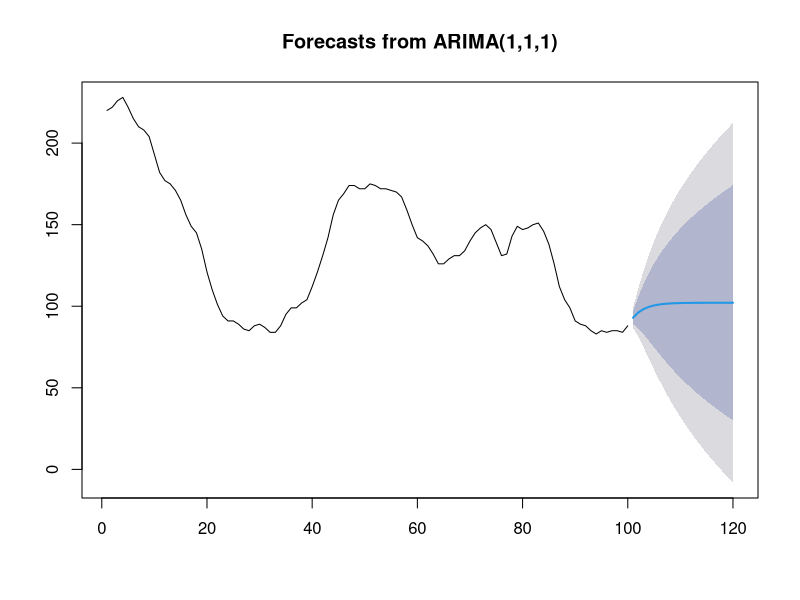
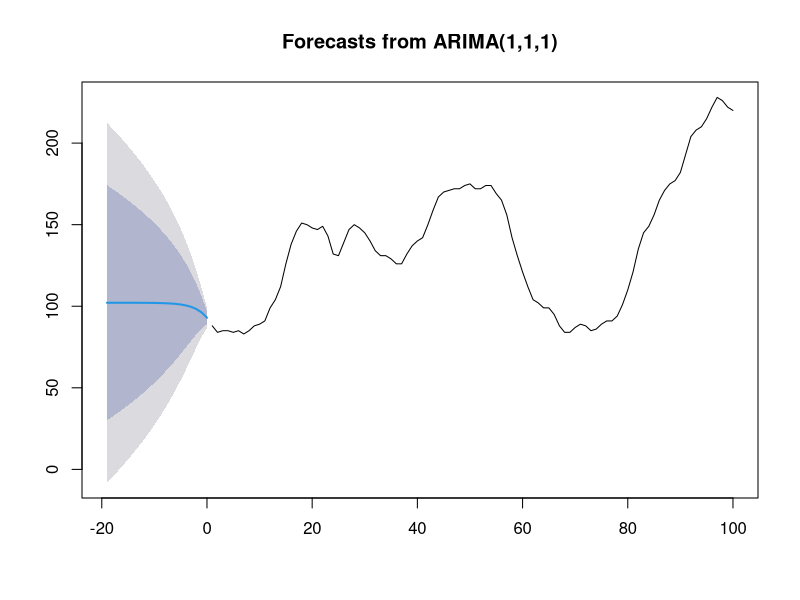

Source code (R) for these figures, in order:
## ---- chunk 1
library(forecast)
x <- WWWusage
h <- 20
f <- frequency(x)
# Reverse time
revx <- ts(rev(x), frequency = f)
# Forecast
fc <- forecast(auto.arima(revx), h)
plot(fc)
# Reverse time again
fc$mean <- ts(rev(fc$mean), end = tsp(x)[1] - 1 / f, frequency = f)
fc$upper <- fc$upper[h:1, ]
fc$lower <- fc$lower[h:1, ]
fc$x <- x
# Plot result
plot(fc, xlim = c(tsp(x)[1] - h / f, tsp(x)[2]))
